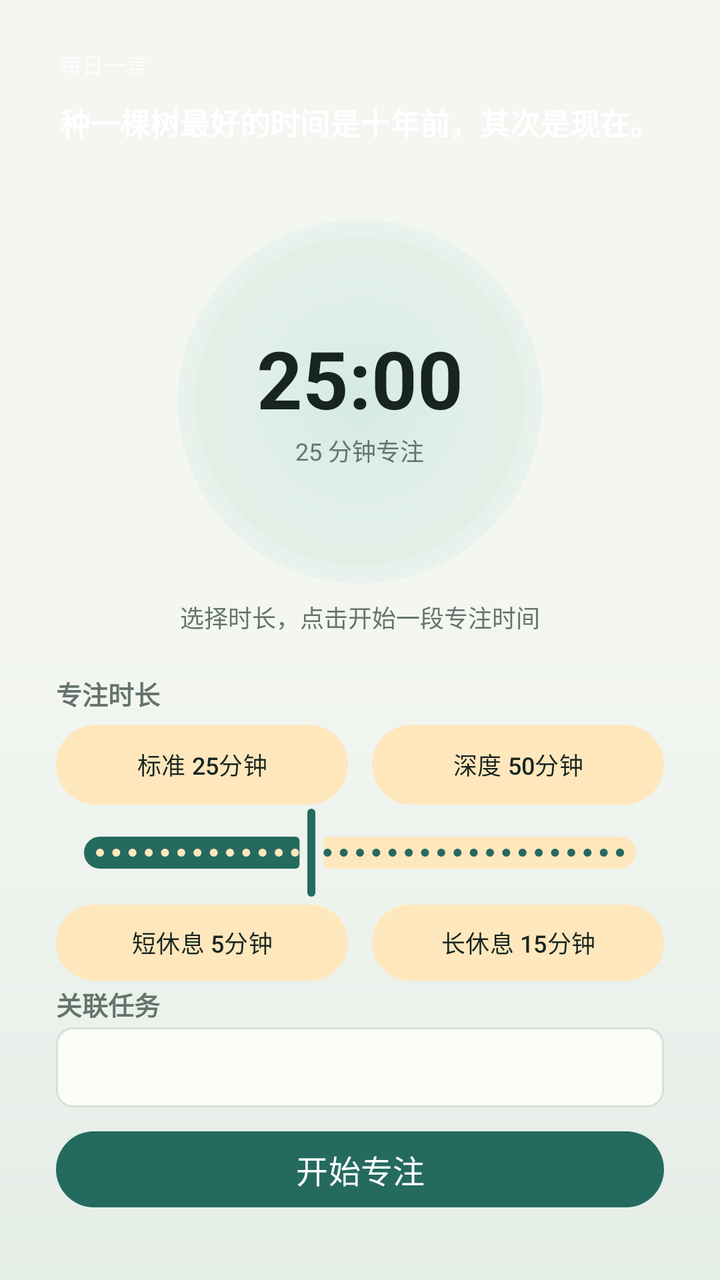
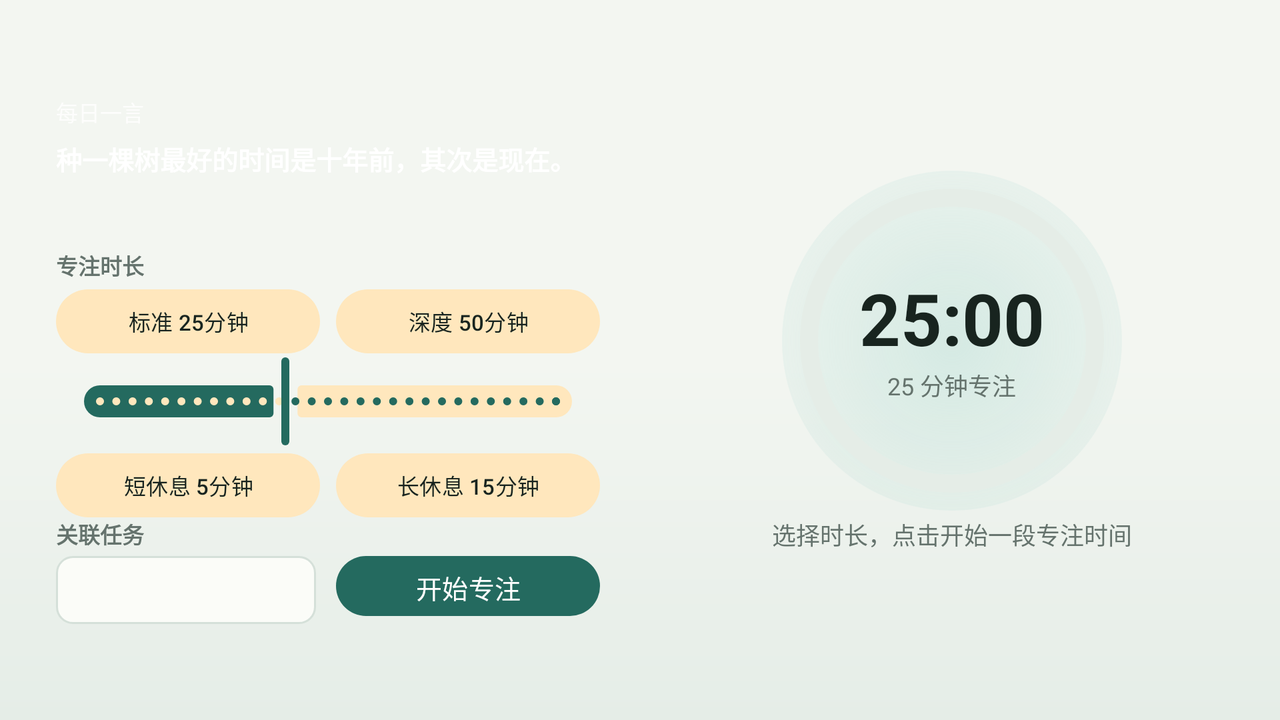

First picture: res/layout/ on a phone held upright. Second picture: the repository's own variant of that layout, on a device whose configuration matches the variant's folder. Source for both follows.
<!-- AndroidManifest.xml: application theme Theme.FocusList -->
<!-- res/layout/fragment_focus.xml -->
<?xml version="1.0" encoding="utf-8"?>
<ScrollView xmlns:android="http://schemas.android.com/apk/res/android"
    xmlns:app="http://schemas.android.com/apk/res-auto"
    android:layout_width="match_parent"
    android:layout_height="match_parent"
    android:background="@drawable/bg_app_gradient"
    android:fillViewport="true">

    <LinearLayout
        android:layout_width="match_parent"
        android:layout_height="wrap_content"
        android:orientation="vertical"
        android:paddingStart="16dp"
        android:paddingTop="8dp"
        android:paddingEnd="16dp"
        android:paddingBottom="12dp">

        
        <LinearLayout
            android:layout_width="match_parent"
            android:layout_height="wrap_content"
            android:background="@drawable/bg_quote_card"
            android:orientation="vertical"
            android:paddingHorizontal="14dp"
            android:paddingVertical="10dp">

            <LinearLayout
                android:layout_width="match_parent"
                android:layout_height="wrap_content"
                android:gravity="center_vertical"
                android:orientation="horizontal">

                <TextView
                    android:layout_width="0dp"
                    android:layout_height="wrap_content"
                    android:layout_weight="1"
                    android:text="@string/daily_quote"
                    android:textColor="#CCFFFFFF"
                    android:textSize="11sp" />

                <ImageButton
                    android:id="@+id/btnRefreshQuote"
                    android:layout_width="28dp"
                    android:layout_height="28dp"
                    android:background="?attr/selectableItemBackgroundBorderless"
                    android:contentDescription="@string/refresh"
                    android:src="@drawable/ic_refresh"
                    android:tint="@color/white" />
            </LinearLayout>

            <TextView
                android:id="@+id/textQuote"
                android:layout_width="match_parent"
                android:layout_height="wrap_content"
                android:layout_marginTop="4dp"
                android:ellipsize="end"
                android:lineSpacingExtra="2dp"
                android:maxLines="1"
                android:text="种一棵树最好的时间是十年前，其次是现在。"
                android:textColor="@color/white"
                android:textSize="15sp"
                android:textStyle="bold" />

            <TextView
                android:id="@+id/textQuoteFrom"
                android:layout_width="match_parent"
                android:layout_height="wrap_content"
                android:layout_marginTop="2dp"
                android:gravity="end"
                android:text=""
                android:textColor="#CCFFFFFF"
                android:textSize="10sp" />
        </LinearLayout>

        
        <FrameLayout
            android:layout_width="match_parent"
            android:layout_height="190dp"
            android:layout_marginTop="8dp"
            android:layout_gravity="center">

            <View
                android:layout_width="182dp"
                android:layout_height="182dp"
                android:layout_gravity="center"
                android:background="@drawable/bg_timer_halo" />

            <com.google.android.material.progressindicator.CircularProgressIndicator
                android:id="@+id/progressRing"
                android:layout_width="wrap_content"
                android:layout_height="wrap_content"
                android:layout_gravity="center"
                android:indeterminate="false"
                app:indicatorColor="?attr/colorPrimary"
                app:indicatorSize="164dp"
                app:trackColor="?attr/colorSurfaceVariant"
                app:trackCornerRadius="8dp"
                app:trackThickness="9dp" />

            <LinearLayout
                android:layout_width="wrap_content"
                android:layout_height="wrap_content"
                android:layout_gravity="center"
                android:gravity="center"
                android:orientation="vertical">

                <TextView
                    android:id="@+id/textTime"
                    android:layout_width="wrap_content"
                    android:layout_height="wrap_content"
                    android:includeFontPadding="false"
                    android:text="25:00"
                    android:textColor="?attr/colorOnSurface"
                    android:textSize="40sp"
                    android:textStyle="bold" />

                <TextView
                    android:id="@+id/textFocusTask"
                    android:layout_width="wrap_content"
                    android:layout_height="wrap_content"
                    android:layout_marginTop="2dp"
                    android:includeFontPadding="false"
                    android:text="25 分钟专注"
                    android:textColor="?attr/colorOnSurfaceVariant"
                    android:textSize="12sp" />
            </LinearLayout>
        </FrameLayout>

        <TextView
            android:id="@+id/textStatusHint"
            android:layout_width="match_parent"
            android:layout_height="wrap_content"
            android:layout_marginTop="4dp"
            android:gravity="center"
            android:includeFontPadding="false"
            android:lineSpacingExtra="2dp"
            android:text="@string/focus_idle_hint"
            android:textColor="?attr/colorOnSurfaceVariant"
            android:textSize="12sp" />

        
        <LinearLayout
            android:id="@+id/layoutIdle"
            android:layout_width="match_parent"
            android:layout_height="wrap_content"
            android:layout_marginTop="8dp"
            android:background="@drawable/bg_panel"
            android:padding="12dp"
            android:orientation="vertical">

            <TextView
                style="@style/SectionLabel"
                android:layout_width="wrap_content"
                android:layout_height="wrap_content"
                android:text="@string/label_duration" />

            <LinearLayout
                android:layout_width="match_parent"
                android:layout_height="wrap_content"
                android:layout_marginTop="6dp"
                android:baselineAligned="false"
                android:orientation="horizontal">

                <com.google.android.material.button.MaterialButton
                    android:id="@+id/btnPresetPomodoro"
                    style="@style/Widget.Material3.Button.TonalButton"
                    android:layout_width="0dp"
                    android:layout_height="40dp"
                    android:layout_marginEnd="6dp"
                    android:layout_weight="1"
                    android:insetTop="0dp"
                    android:insetBottom="0dp"
                    android:text="@string/preset_pomodoro"
                    android:textSize="12sp" />

                <com.google.android.material.button.MaterialButton
                    android:id="@+id/btnPresetDeep"
                    style="@style/Widget.Material3.Button.TonalButton"
                    android:layout_width="0dp"
                    android:layout_height="40dp"
                    android:layout_marginStart="6dp"
                    android:layout_weight="1"
                    android:insetTop="0dp"
                    android:insetBottom="0dp"
                    android:text="@string/preset_deep"
                    android:textSize="12sp" />
            </LinearLayout>

            <com.google.android.material.slider.Slider
                android:id="@+id/sliderDuration"
                android:layout_width="match_parent"
                android:layout_height="wrap_content"
                android:minHeight="32dp"
                android:stepSize="1"
                android:value="25"
                android:valueFrom="1"
                android:valueTo="60" />

            <LinearLayout
                android:layout_width="match_parent"
                android:layout_height="wrap_content"
                android:layout_marginTop="2dp"
                android:baselineAligned="false"
                android:orientation="horizontal">

                <com.google.android.material.button.MaterialButton
                    android:id="@+id/btnShortBreak"
                    style="@style/Widget.Material3.Button.TonalButton"
                    android:layout_width="0dp"
                    android:layout_height="38dp"
                    android:layout_marginEnd="6dp"
                    android:layout_weight="1"
                    android:insetTop="0dp"
                    android:insetBottom="0dp"
                    android:text="@string/short_break"
                    android:textSize="12sp" />

                <com.google.android.material.button.MaterialButton
                    android:id="@+id/btnLongBreak"
                    style="@style/Widget.Material3.Button.TonalButton"
                    android:layout_width="0dp"
                    android:layout_height="38dp"
                    android:layout_marginStart="6dp"
                    android:layout_weight="1"
                    android:insetTop="0dp"
                    android:insetBottom="0dp"
                    android:text="@string/long_break"
                    android:textSize="12sp" />
            </LinearLayout>

            <TextView
                style="@style/SectionLabel"
                android:layout_width="wrap_content"
                android:layout_height="wrap_content"
                android:layout_marginTop="2dp"
                android:text="@string/label_link_task" />

            <Spinner
                android:id="@+id/spinnerTask"
                android:layout_width="match_parent"
                android:layout_height="wrap_content"
                android:layout_marginTop="2dp"
                android:background="@drawable/bg_spinner_surface"
                android:minHeight="40dp" />

            <com.google.android.material.button.MaterialButton
                android:id="@+id/btnStart"
                android:layout_width="match_parent"
                android:layout_height="46dp"
                android:layout_marginTop="8dp"
                android:text="@string/btn_start"
                android:textSize="16sp"
                app:cornerRadius="24dp" />
        </LinearLayout>

        
        <LinearLayout
            android:id="@+id/layoutRunning"
            android:layout_width="match_parent"
            android:layout_height="wrap_content"
            android:layout_marginTop="10dp"
            android:background="@drawable/bg_panel"
            android:orientation="horizontal"
            android:padding="8dp"
            android:visibility="gone">

            <com.google.android.material.button.MaterialButton
                android:id="@+id/btnPause"
                style="@style/Widget.Material3.Button.TonalButton"
                android:layout_width="0dp"
                android:layout_height="52dp"
                android:layout_marginEnd="6dp"
                android:layout_weight="1"
                android:text="@string/btn_pause"
                app:cornerRadius="26dp" />

            <com.google.android.material.button.MaterialButton
                android:id="@+id/btnResume"
                style="@style/Widget.Material3.Button.TonalButton"
                android:layout_width="0dp"
                android:layout_height="52dp"
                android:layout_marginEnd="6dp"
                android:layout_weight="1"
                android:text="@string/btn_resume"
                android:visibility="gone"
                app:cornerRadius="26dp" />

            <com.google.android.material.button.MaterialButton
                android:id="@+id/btnStop"
                android:layout_width="0dp"
                android:layout_height="52dp"
                android:layout_marginStart="6dp"
                android:layout_weight="1"
                android:text="@string/btn_stop"
                app:backgroundTint="@color/priority_high"
                app:cornerRadius="26dp" />
        </LinearLayout>

    </LinearLayout>
</ScrollView>
<!-- resources referenced by this layout -->
<resources>
  <color name="priority_high">#FFD95757</color>
  <color name="white">#FFFFFFFF</color>
  <!-- drawable bg_app_gradient (drawable) -->
  <?xml version="1.0" encoding="utf-8"?>
  <shape xmlns:android="http://schemas.android.com/apk/res/android"
      android:shape="rectangle">
      <gradient
          android:angle="270"
          android:startColor="?android:attr/colorBackground"
          android:centerColor="?android:attr/colorBackground"
          android:endColor="?attr/colorSurfaceVariant" />
  </shape>
  <!-- drawable bg_spinner_surface (drawable) -->
  <?xml version="1.0" encoding="utf-8"?>
  <shape xmlns:android="http://schemas.android.com/apk/res/android"
      android:shape="rectangle">
      <solid android:color="?attr/colorSurface" />
      <corners android:radius="8dp" />
      <stroke
          android:width="1dp"
          android:color="?attr/colorOutline" />
      <padding
          android:left="12dp"
          android:right="12dp" />
  </shape>
  <!-- drawable bg_timer_halo (drawable) -->
  <?xml version="1.0" encoding="utf-8"?>
  <shape xmlns:android="http://schemas.android.com/apk/res/android"
      android:shape="oval">
      <gradient
          android:type="radial"
          android:gradientRadius="132dp"
          android:startColor="#66A8D8CF"
          android:endColor="#00A8D8CF" />
  </shape>
  <string name="btn_pause">暂停</string>
  <string name="btn_resume">继续</string>
  <string name="btn_start">开始专注</string>
  <string name="btn_stop">结束</string>
  <string name="daily_quote">每日一言</string>
  <string name="focus_idle_hint">选择时长，点击开始一段专注时间</string>
  <string name="label_duration">专注时长</string>
  <string name="label_link_task">关联任务</string>
  <string name="long_break">长休息 15分钟</string>
  <string name="preset_deep">深度 50分钟</string>
  <string name="preset_pomodoro">标准 25分钟</string>
  <string name="refresh">换一句</string>
  <string name="short_break">短休息 5分钟</string>
  <style name="SectionLabel">
          <item name="android:textSize">13sp</item>
          <item name="android:textStyle">bold</item>
          <item name="android:textColor">?attr/colorOnSurfaceVariant</item>
          <item name="android:textAllCaps">true</item>
      </style>
  <color name="primary">#FF246A5F</color>
  <color name="primary_container">#FFDDF3EE</color>
  <color name="primary_dark">#FF17463F</color>
  <color name="accent">#FFD99535</color>
  <color name="text_primary">#FF18241F</color>
  <color name="accent_container">#FFFFE7BD</color>
  <color name="bg">#FFF3F6F1</color>
  <color name="surface">#FFFBFCF8</color>
  <color name="surface_variant">#FFE5EDE7</color>
  <color name="text_secondary">#FF65736D</color>
  <color name="outline">#FFD5E0D9</color>
  <!-- some entries are left out for length -->
</resources>
<!-- res/layout-land/fragment_focus.xml (the repository's variant of the layout above) -->
<!-- drawn on the phone turned sideways -->
<?xml version="1.0" encoding="utf-8"?>
<LinearLayout xmlns:android="http://schemas.android.com/apk/res/android"
    xmlns:app="http://schemas.android.com/apk/res-auto"
    android:layout_width="match_parent"
    android:layout_height="match_parent"
    android:background="@drawable/bg_app_gradient"
    android:baselineAligned="false"
    android:gravity="center_vertical"
    android:orientation="horizontal"
    android:paddingStart="16dp"
    android:paddingTop="8dp"
    android:paddingEnd="16dp"
    android:paddingBottom="10dp">

    <LinearLayout
        android:layout_width="0dp"
        android:layout_height="match_parent"
        android:layout_marginEnd="16dp"
        android:layout_weight="1"
        android:gravity="center"
        android:orientation="vertical">

        <LinearLayout
            android:layout_width="match_parent"
            android:layout_height="wrap_content"
            android:background="@drawable/bg_quote_card"
            android:orientation="vertical"
            android:paddingHorizontal="12dp"
            android:paddingVertical="6dp">

            <LinearLayout
                android:layout_width="match_parent"
                android:layout_height="wrap_content"
                android:gravity="center_vertical"
                android:orientation="horizontal">

                <TextView
                    android:layout_width="0dp"
                    android:layout_height="wrap_content"
                    android:layout_weight="1"
                    android:text="@string/daily_quote"
                    android:textColor="#CCFFFFFF"
                    android:textSize="11sp" />

                <ImageButton
                    android:id="@+id/btnRefreshQuote"
                    android:layout_width="24dp"
                    android:layout_height="24dp"
                    android:background="?attr/selectableItemBackgroundBorderless"
                    android:contentDescription="@string/refresh"
                    android:src="@drawable/ic_refresh"
                    android:tint="@color/white" />
            </LinearLayout>

            <TextView
                android:id="@+id/textQuote"
                android:layout_width="match_parent"
                android:layout_height="wrap_content"
                android:layout_marginTop="2dp"
                android:ellipsize="end"
                android:includeFontPadding="false"
                android:maxLines="1"
                android:text="种一棵树最好的时间是十年前，其次是现在。"
                android:textColor="@color/white"
                android:textSize="13sp"
                android:textStyle="bold" />

            <TextView
                android:id="@+id/textQuoteFrom"
                android:layout_width="match_parent"
                android:layout_height="wrap_content"
                android:layout_marginTop="2dp"
                android:ellipsize="end"
                android:gravity="end"
                android:includeFontPadding="false"
                android:maxLines="1"
                android:text=""
                android:textColor="#CCFFFFFF"
                android:textSize="10sp" />
        </LinearLayout>

        <LinearLayout
            android:id="@+id/layoutIdle"
            android:layout_width="match_parent"
            android:layout_height="wrap_content"
            android:layout_marginTop="8dp"
            android:background="@drawable/bg_panel"
            android:orientation="vertical"
            android:paddingHorizontal="12dp"
            android:paddingVertical="8dp">

            <TextView
                style="@style/SectionLabel"
                android:layout_width="wrap_content"
                android:layout_height="wrap_content"
                android:text="@string/label_duration"
                android:textSize="11sp" />

            <LinearLayout
                android:layout_width="match_parent"
                android:layout_height="wrap_content"
                android:layout_marginTop="4dp"
                android:baselineAligned="false"
                android:orientation="horizontal">

                <com.google.android.material.button.MaterialButton
                    android:id="@+id/btnPresetPomodoro"
                    style="@style/Widget.Material3.Button.TonalButton"
                    android:layout_width="0dp"
                    android:layout_height="32dp"
                    android:layout_marginEnd="4dp"
                    android:layout_weight="1"
                    android:insetTop="0dp"
                    android:insetBottom="0dp"
                    android:text="@string/preset_pomodoro"
                    android:textSize="11sp" />

                <com.google.android.material.button.MaterialButton
                    android:id="@+id/btnPresetDeep"
                    style="@style/Widget.Material3.Button.TonalButton"
                    android:layout_width="0dp"
                    android:layout_height="32dp"
                    android:layout_marginStart="4dp"
                    android:layout_weight="1"
                    android:insetTop="0dp"
                    android:insetBottom="0dp"
                    android:text="@string/preset_deep"
                    android:textSize="11sp" />
            </LinearLayout>

            <com.google.android.material.slider.Slider
                android:id="@+id/sliderDuration"
                android:layout_width="match_parent"
                android:layout_height="wrap_content"
                android:minHeight="30dp"
                android:stepSize="1"
                android:value="25"
                android:valueFrom="1"
                android:valueTo="60" />

            <LinearLayout
                android:layout_width="match_parent"
                android:layout_height="wrap_content"
                android:layout_marginTop="2dp"
                android:baselineAligned="false"
                android:orientation="horizontal">

                <com.google.android.material.button.MaterialButton
                    android:id="@+id/btnShortBreak"
                    style="@style/Widget.Material3.Button.TonalButton"
                    android:layout_width="0dp"
                    android:layout_height="32dp"
                    android:layout_marginEnd="4dp"
                    android:layout_weight="1"
                    android:insetTop="0dp"
                    android:insetBottom="0dp"
                    android:text="@string/short_break"
                    android:textSize="11sp" />

                <com.google.android.material.button.MaterialButton
                    android:id="@+id/btnLongBreak"
                    style="@style/Widget.Material3.Button.TonalButton"
                    android:layout_width="0dp"
                    android:layout_height="32dp"
                    android:layout_marginStart="4dp"
                    android:layout_weight="1"
                    android:insetTop="0dp"
                    android:insetBottom="0dp"
                    android:text="@string/long_break"
                    android:textSize="11sp" />
            </LinearLayout>

            <LinearLayout
                android:layout_width="match_parent"
                android:layout_height="wrap_content"
                android:baselineAligned="false"
                android:gravity="bottom"
                android:orientation="horizontal">

                <LinearLayout
                    android:layout_width="0dp"
                    android:layout_height="wrap_content"
                    android:layout_marginEnd="10dp"
                    android:layout_weight="1"
                    android:orientation="vertical">

                    <TextView
                        style="@style/SectionLabel"
                        android:layout_width="wrap_content"
                        android:layout_height="wrap_content"
                        android:text="@string/label_link_task"
                        android:textSize="11sp" />

                    <Spinner
                        android:id="@+id/spinnerTask"
                        android:layout_width="match_parent"
                        android:layout_height="wrap_content"
                        android:layout_marginTop="3dp"
                        android:background="@drawable/bg_spinner_surface"
                        android:minHeight="34dp" />
                </LinearLayout>

                <com.google.android.material.button.MaterialButton
                    android:id="@+id/btnStart"
                    android:layout_width="132dp"
                    android:layout_height="38dp"
                    android:text="@string/btn_start"
                    android:textSize="13sp"
                    app:cornerRadius="19dp" />
            </LinearLayout>
        </LinearLayout>

        <LinearLayout
            android:id="@+id/layoutRunning"
            android:layout_width="match_parent"
            android:layout_height="wrap_content"
            android:layout_marginTop="8dp"
            android:background="@drawable/bg_panel"
            android:orientation="horizontal"
            android:padding="8dp"
            android:visibility="gone">

            <com.google.android.material.button.MaterialButton
                android:id="@+id/btnPause"
                style="@style/Widget.Material3.Button.TonalButton"
                android:layout_width="0dp"
                android:layout_height="40dp"
                android:layout_marginEnd="6dp"
                android:layout_weight="1"
                android:text="@string/btn_pause"
                app:cornerRadius="20dp" />

            <com.google.android.material.button.MaterialButton
                android:id="@+id/btnResume"
                style="@style/Widget.Material3.Button.TonalButton"
                android:layout_width="0dp"
                android:layout_height="40dp"
                android:layout_marginEnd="6dp"
                android:layout_weight="1"
                android:text="@string/btn_resume"
                android:visibility="gone"
                app:cornerRadius="20dp" />

            <com.google.android.material.button.MaterialButton
                android:id="@+id/btnStop"
                android:layout_width="0dp"
                android:layout_height="40dp"
                android:layout_marginStart="6dp"
                android:layout_weight="1"
                android:text="@string/btn_stop"
                app:backgroundTint="@color/priority_high"
                app:cornerRadius="20dp" />
        </LinearLayout>
    </LinearLayout>

    <LinearLayout
        android:layout_width="0dp"
        android:layout_height="match_parent"
        android:layout_weight="1"
        android:gravity="center"
        android:orientation="vertical">

        <FrameLayout
            android:layout_width="match_parent"
            android:layout_height="176dp"
            android:layout_gravity="center">

            <View
                android:layout_width="170dp"
                android:layout_height="170dp"
                android:layout_gravity="center"
                android:background="@drawable/bg_timer_halo" />

            <com.google.android.material.progressindicator.CircularProgressIndicator
                android:id="@+id/progressRing"
                android:layout_width="wrap_content"
                android:layout_height="wrap_content"
                android:layout_gravity="center"
                android:indeterminate="false"
                app:indicatorColor="?attr/colorPrimary"
                app:indicatorSize="152dp"
                app:trackColor="?attr/colorSurfaceVariant"
                app:trackCornerRadius="8dp"
                app:trackThickness="9dp" />

            <LinearLayout
                android:layout_width="wrap_content"
                android:layout_height="wrap_content"
                android:layout_gravity="center"
                android:gravity="center"
                android:orientation="vertical">

                <TextView
                    android:id="@+id/textTime"
                    android:layout_width="wrap_content"
                    android:layout_height="wrap_content"
                    android:includeFontPadding="false"
                    android:text="25:00"
                    android:textColor="?attr/colorOnSurface"
                    android:textSize="36sp"
                    android:textStyle="bold" />

                <TextView
                    android:id="@+id/textFocusTask"
                    android:layout_width="wrap_content"
                    android:layout_height="wrap_content"
                    android:layout_marginTop="2dp"
                    android:includeFontPadding="false"
                    android:text="25 分钟专注"
                    android:textColor="?attr/colorOnSurfaceVariant"
                    android:textSize="12sp" />
            </LinearLayout>
        </FrameLayout>

        <TextView
            android:id="@+id/textStatusHint"
            android:layout_width="match_parent"
            android:layout_height="wrap_content"
            android:gravity="center"
            android:includeFontPadding="false"
            android:lineSpacingExtra="2dp"
            android:text="@string/focus_idle_hint"
            android:textColor="?attr/colorOnSurfaceVariant"
            android:textSize="12sp" />
    </LinearLayout>
</LinearLayout>
